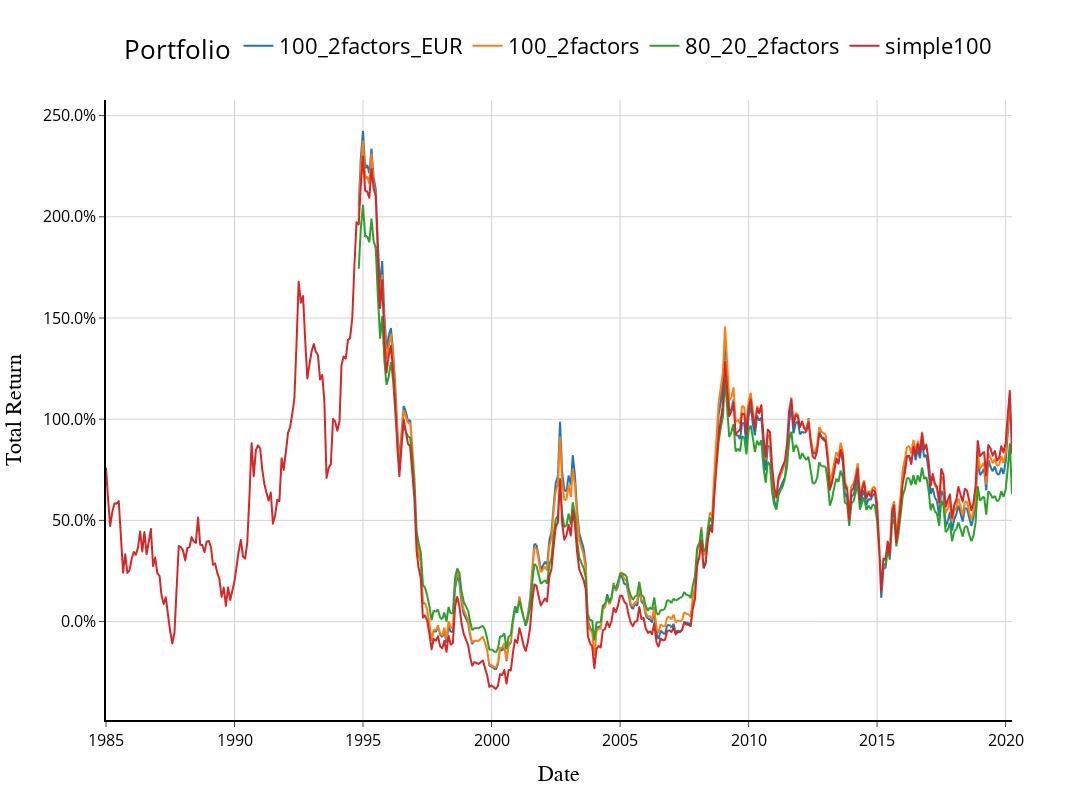

Here is the notebook cell this chart was saved with:
### Code cell
plot_total_returns_streamlit(final_results_totalreturn)

### Figure 1 — Plotly figure (JSON) as saved in the notebook; plotly's stock layout.template omitted (floating-point values rounded to 4 significant figures; data arrays with more than 128 entries replaced by an {"elided": "..."} marker saying what was removed)
{"data": [{"hovertemplate": "<b>%{fullData.name}</b><br>Date: %{x|%b %Y}<br>Total Return: %{y:.2f}%<extra></extra>", "legendgroup": "100_2factors_EUR", "line": {"color": "#1F77B4", "dash": "solid"}, "marker": {"symbol": "circle"}, "mode": "lines", "name": "100_2factors_EUR", "showlegend": true, "type": "scattergl", "x": {"elided": "417 str values"}, "xaxis": "x", "y": {"elided": "417 float values"}, "yaxis": "y"}, {"hovertemplate": "<b>%{fullData.name}</b><br>Date: %{x|%b %Y}<br>Total Return: %{y:.2f}%<extra></extra>", "legendgroup": "100_2factors", "line": {"color": "#FF7F0E", "dash": "solid"}, "marker": {"symbol": "circle"}, "mode": "lines", "name": "100_2factors", "showlegend": true, "type": "scattergl", "x": {"elided": "417 str values"}, "xaxis": "x", "y": {"elided": "417 float values"}, "yaxis": "y"}, {"hovertemplate": "<b>%{fullData.name}</b><br>Date: %{x|%b %Y}<br>Total Return: %{y:.2f}%<extra></extra>", "legendgroup": "80_20_2factors", "line": {"color": "#2CA02C", "dash": "solid"}, "marker": {"symbol": "circle"}, "mode": "lines", "name": "80_20_2factors", "showlegend": true, "type": "scattergl", "x": {"elided": "417 str values"}, "xaxis": "x", "y": {"elided": "417 float values"}, "yaxis": "y"}, {"hovertemplate": "<b>%{fullData.name}</b><br>Date: %{x|%b %Y}<br>Total Return: %{y:.2f}%<extra></extra>", "legendgroup": "simple100", "line": {"color": "#D62728", "dash": "solid"}, "marker": {"symbol": "circle"}, "mode": "lines", "name": "simple100", "showlegend": true, "type": "scattergl", "x": {"elided": "417 str values"}, "xaxis": "x", "y": {"elided": "417 float values"}, "yaxis": "y"}], "layout": {"font": {"color": "black"}, "height": 800, "legend": {"font": {"size": 22}, "orientation": "h", "title": {"text": "Portfolio"}, "tracegroupgap": 0, "x": 0.5, "xanchor": "center", "y": 1.05, "yanchor": "bottom"}, "title": {"font": {"family": "Arial", "size": 25}, "text": " "}, "width": 1200, "xaxis": {"anchor": "y", "domain": [0, 1], "gridcolor": "lightgray", "gridwidth": 1, "linecolor": "black", "linewidth": 2, "showgrid": true, "tickfont": {"color": "black", "size": 16}, "tickformat": "%Y", "title": {"font": {"color": "black", "family": "Arial", "size": 22}, "text": "Date"}}, "yaxis": {"anchor": "x", "domain": [0, 1], "gridcolor": "lightgray", "gridwidth": 1, "linecolor": "black", "linewidth": 2, "showgrid": true, "tickfont": {"color": "black", "size": 16}, "tickformat": ".1f", "tickprefix": "", "ticksuffix": "%", "title": {"font": {"color": "black", "family": "Arial", "size": 22}, "text": "Total Return"}}}}
